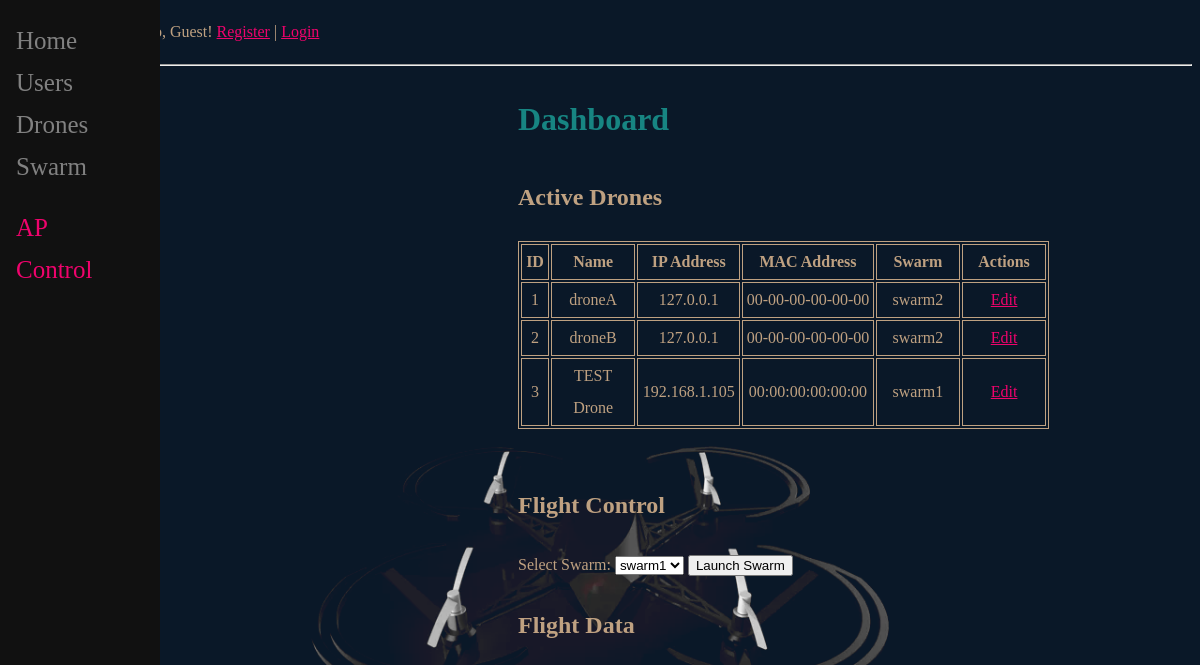
/control, run on the app's committed database.
### main/models.py (models this page shows, shortened)
class Drone(models.Model):
    user_id=models.ForeignKey(CustomUser,null=True, on_delete=models.SET_NULL)
    droneName=models.fields.CharField(max_length=32,unique=True)
    MAC_Address=models.CharField(max_length=17, default="00-00-00-00-00-00")
    IPAddress=models.GenericIPAddressField(max_length=64, default="192.168.1.1")
    createdAt=models.DateTimeField("datePublished", default=timezone.now)
    swarm_id=models.ForeignKey(Swarm,null=True, blank=True, on_delete=models.SET_NULL)
    UpdatedBy=models.CharField(max_length=32, default="User")

class Swarm(models.Model):
    swarmName=models.fields.CharField(max_length=32,unique=True)
    user_id = models.ForeignKey(CustomUser, null=True, on_delete=models.SET_NULL)
    createdAt=models.DateTimeField("datePublished", default=timezone.now)
    UpdatedAt=models.DateTimeField("dateUpdated", auto_now=True)
    UpdatedBy=models.CharField(max_length=32, default="User")
    def __str__(self):
        return self.swarmName or ''

### main/views.py (the view, shortened to what this page needs)
# urls.py: path('control', control, name="control"),
def control(request):
    active_drones = Drone.objects.all()
    swarms = Swarm.objects.all()
    selected_swarm_drones = Drone.objects.filter(swarm_id=1)
    return render(request, 'main/control.html', {'drones': active_drones, 'swarms': swarms, 'selected_swarm_drones': selected_swarm_drones})

### templates/main/control.html (shortened to what this page needs)
{% extends 'main/base.html' %}
{% block content %}
<h1>Dashboard</h1>
<body>
    <h2>Active Drones</h2>
    <table  style="width:80%; border: 1px solid; ">
        <thead>
            <tr style="border: 1px solid; text-align: center;">
                <th style=" min-height: 1px; width:5%; border: 1px solid; ">ID</th>
                <th style=" min-height: 1px; width:15%; border: 1px solid; ">Name</th>
                <th style=" min-height: 1px; width:15%; border: 1px solid;">IP Address</th>
                <th style=" min-height: 1px; width:20%; border: 1px solid;">MAC Address</th>
                <th style=" min-height: 1px; width:15%; border: 1px solid;">Swarm</th>
                <th style=" min-height: 1px; width:10%; border: 1px solid;">Actions</th>
            </tr>
        </thead>
        <tbody>
        {% for drone in drones %}
             <tr style="border: 1px solid; text-align: center;">
                <td style=" min-height: 1px; width:5%; border: 1px solid; text-align: center">{{ drone.id }}</td>
                <td style=" min-height: 1px; width:15%; border: 1px solid; text-align: center; ">{{ drone.droneName }}</td>
                <td style=" min-height: 1px; width:15%; border: 1px solid; text-align: center; ">{{ drone.IPAddress }}</td>
                <td style=" min-height: 1px; width:20%; border: 1px solid; text-align: center; ">{{ drone.MAC_Address }}</td>
                <td style=" min-height: 1px; width:15%; border: 1px solid; text-align: center; ">{{ drone.swarm_id }}</td>
                <td style=" min-height: 1px; width:15%; border: 1px solid; text-align: center; ">
                    <a  style=" min-height: 1px; width:10%" href="/drone_edit/{{ drone.id }}"><span>Edit</span></a>
                </td>
             </tr>
        {% endfor %}
        </tbody>
    </table>
    <br>
<form id="flightControl">
    <h2>Flight Control</h2>
</form>
<div>
    <label for="swarmSelect">Select Swarm:</label>
    <select id="swarmSelect">
        {% for swarm in swarms %}
            <option value="{{ swarm.id }}">{{ swarm.swarmName }}</option>
        {% endfor %}
    </select>
    <button onclick="launchSwarm()">Launch Swarm</button>
<div id="flightLogContainer">
    <h2>Flight Data</h2>
</div>
</div>
</body>
{% endblock %}

### templates/main/base.html (style rules this page uses)
body { background-color: #0A1828; color: #BFA181; background-image: url('static/drone3.png'); background-attachment:fixed; background-position:center bottom; background-size: 50%; background-repeat: no-repeat; line-height: 2.0; ) }
a { color: #EF036C; }
h1 { color: #178582; }

### data on the page
Drone: id "1", droneName "droneA", IPAddress "127.0.0.1", MAC_Address "00-00-00-00-00-00", swarm_id "swarm2"
Drone: id "2", droneName "droneB", IPAddress "127.0.0.1", MAC_Address "00-00-00-00-00-00", swarm_id "swarm2"
Drone: id "3", droneName "TEST Drone", IPAddress "192.168.1.105", MAC_Address "00:00:00:00:00:00", swarm_id "swarm1"

### other printed values
{{ user.username|default:'Guest' }} "Guest"
form field value "swarm1"
